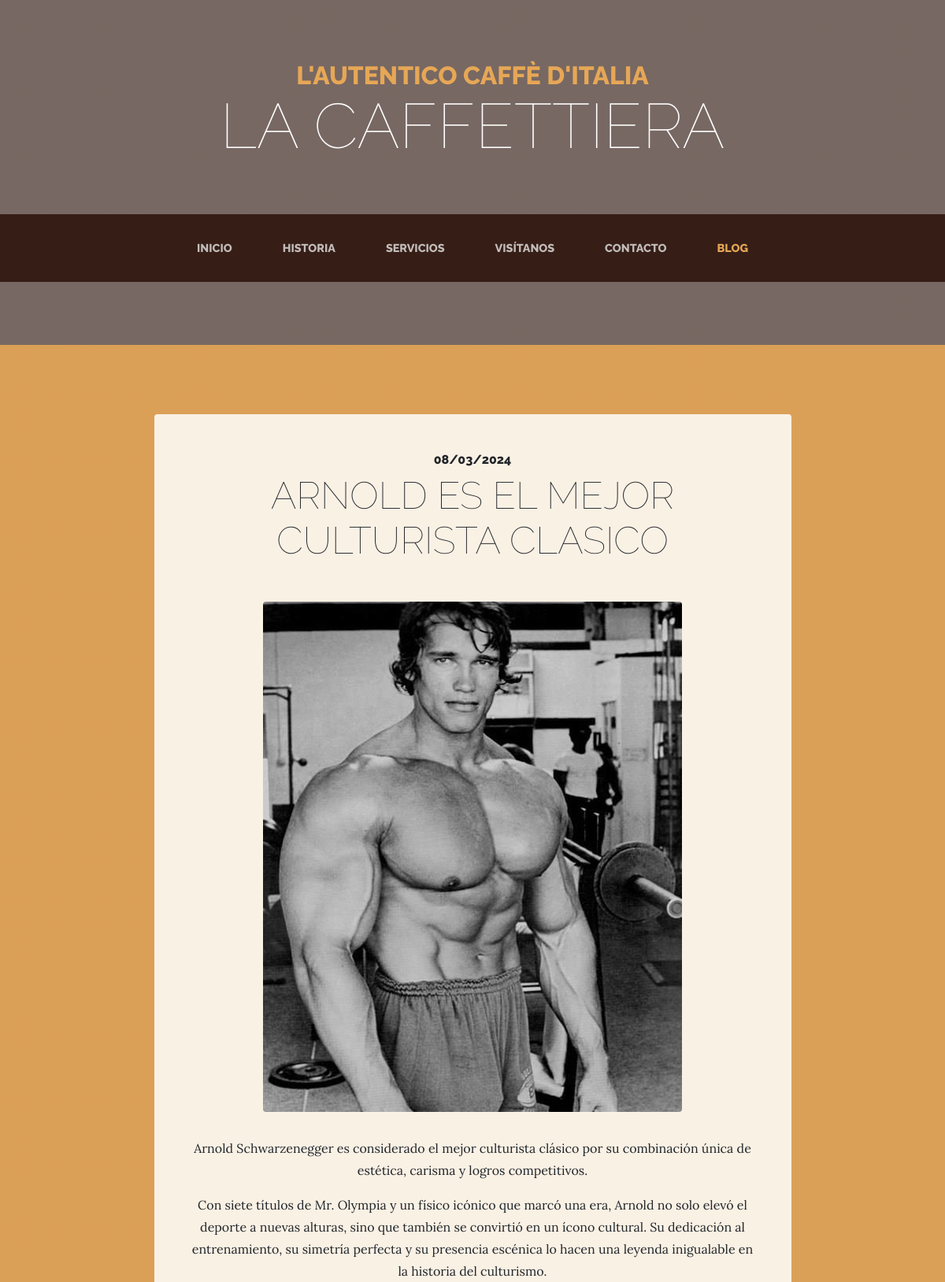
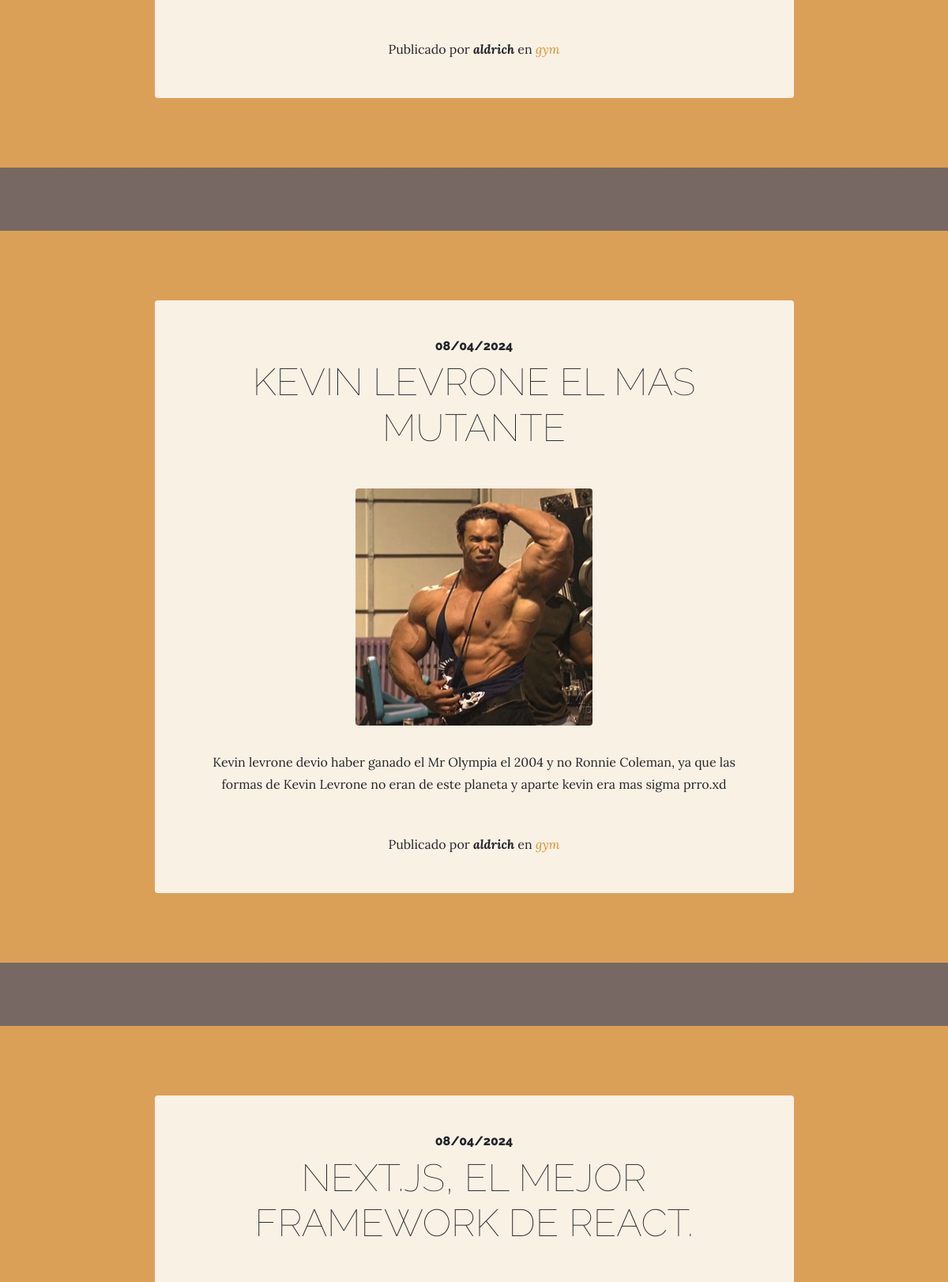
Screenshot of /blog/ (upper part) with the database file from the repository (2 pictures, top to bottom).
### blog/models.py (models this page shows, shortened)
class Post(models.Model):
    title = models.CharField(max_length=200)
    content = models.TextField()
    published = models.DateTimeField(default=now)
    image = models.ImageField(upload_to="blog", null=True, blank=True)
    author = models.ForeignKey(User, on_delete=models.CASCADE)
    categories = models.ManyToManyField(Category, related_name="get_posts")
    created_at: models.DateTimeField = models.DateTimeField(auto_now_add=True)
    updated_at: models.DateTimeField = models.DateTimeField(auto_now=True)

class Category(models.Model):
    name = models.CharField(max_length=100)
    created_at: models.DateTimeField = models.DateTimeField(auto_now_add=True)
    updated_at: models.DateTimeField = models.DateTimeField(auto_now=True)

### blog/views.py (the view)
# urls.py: 2. Add a URL to urlpatterns:  path('blog/', include('blog.urls'))
def blog(request) -> HttpResponse:
    posts = Post.objects.all()
    return render(
        request=request, template_name="blog/blog.html", context={"posts": posts}
    )

### pages/templatetags/extra_pages.py (called while the page is built)
@register.simple_tag
def get_page_list():
    pages = Page.objects.all()
    return pages

### social/processors.py (called while the page is built)
def extend_context_social(request):
    ctx_extended = {}
    social_links = Link.objects.all()
    for link in social_links:
        ctx_extended[link.key] = link.url
    return ctx_extended

### blog/templates/blog/blog.html (shortened to what this page needs)
{% extends "core/base.html" %}
  {% load static %}
  {% block content %}
  {% for post in posts %}
    <section class="page-section cta animate__animated animate__fadeInUp">
      <div class="container">
        <div class="row">
          <div class="col-xl-9 mx-auto">
            <div class="cta-innerv text-center rounded">
              <h2 class="section-heading mb-5">
                <span class="section-heading-upper">{{ post.published|date:"SHORT_DATE_FORMAT" }}</span>
                <span class="section-heading-lower">{{ post.title }}</span>
              </h2>
              <p class="mb-0">
                <img
                  class="mx-auto d-flex rounded img-fluid mb-3 mb-lg-0"
                  src="{{ post.image.url }}"
                  alt="imagen"
                />
              </p>
              <p class="mb-0 mbt">
              {{ post.content|linebreaks }}
              </p>
              <p class="mb-0 mbt">
                <span class="section-heading-under"
                      >Publicado por
                  <em><b>{{ post.author }}</b></em> en
                <em>
                  {% for category in post.categories.all %}
                    <a href="{% url 'category' category.id %}" class="link">{{ category.name }}</a>
                  {% endfor %}
                </em>
                </span
                >
              </p>
            </div>
          </div>
        </div>
      </div>
    </section>
  {% endfor %}
  {% endblock content %}

### core/static/core/css/business-casual.css (style rules this page uses)
body { font-family: 'Lora'; background: linear-gradient(rgba(47, 23, 15, 0.65), rgba(47, 23, 15, 0.65)), url("../img/bg.jpg"); background-attachment: fixed; background-position: center; background-size: cover; }
h1, h2, h3, h4, h5, h6 { font-family: 'Raleway'; }
p { line-height: 1.75; }
.page-section { margin-top: 5rem; margin-bottom: 5rem; }
.section-heading { text-transform: uppercase; }
.section-heading .section-heading-upper { display: block; font-size: 1rem; font-weight: 800; padding-bottom:.5rem; }
.section-heading .section-heading-lower { display: block; font-size: 3rem; font-weight: 100; }
.cta { padding-top: 5rem; padding-bottom: 5rem; background-color: rgba(230, 167, 86, 0.9); }
.cta .cta-innerv { position: relative; padding: 3rem; margin: 0.5rem; background-color: rgba(255, 255, 255, 0.85); }
.mbt { padding-top: 2rem; }
a.link { color: #df902a; }

### rows the page displays
Post: published "08/03/2024", title "ARNOLD ES EL MEJOR CULTURISTA CLASICO", image (picture), content "Arnold Schwarzenegger es considerado el mejor culturista clásico por su combinación única de estética, carisma y logros competitivos. Con siete títulos de Mr. Olympia y un físico icónico que marcó una era, Arnold no solo elevó el deporte a nuevas alturas, sino que también se convirtió en un ícono cultural. Su dedicación al entrenamiento, su simetría perfecta y su presencia escénica lo hacen una leyenda inigualable en la historia del culturismo.", author "aldrich"
Category: name "gym"
Post: published "08/04/2024", title "KEVIN LEVRONE EL MAS MUTANTE", image (picture), content "Kevin levrone devio haber ganado el Mr Olympia el 2004 y no Ronnie Coleman, ya que las formas de Kevin Levrone no eran de este planeta y aparte kevin era mas sigma prro.xd", author "aldrich"
Post: published "08/04/2024", title "NEXT.JS, EL MEJOR FRAMEWORK DE REACT."
